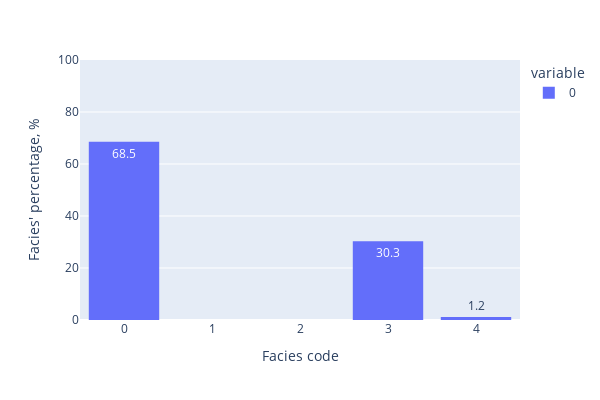
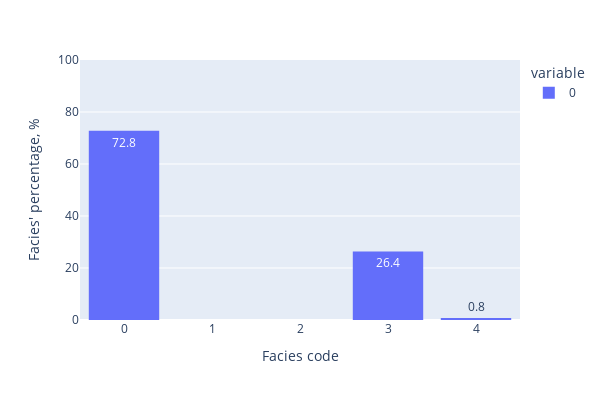

These figures' notebook cell, in order:
### Code cell
features=['relai_p', 'rms_p', 'domfreq_p', 'd2_p', 'relai_s', 'rms_s', 'domfreq_s', 'd2_s']
A = ML_classification(features, well_line='W0', resolution='high', facies='simple')
A.run_results()
A.statistics()

### Figure 1 — Plotly figure (JSON) as saved in the notebook; plotly's stock layout.template omitted (floating-point values rounded to 4 significant figures; data arrays with more than 128 entries replaced by an {"elided": "..."} marker saying what was removed)
{"data": [{"alignmentgroup": "True", "bingroup": "x", "histnorm": "percent", "hovertemplate": "variable=0<br>value=%{x}<br>percent=%{y}<extra></extra>", "legendgroup": "0", "marker": {"color": "#636efa", "pattern": {"shape": ""}}, "name": "0", "offsetgroup": "0", "orientation": "v", "showlegend": true, "texttemplate": "%{value:.1f}", "type": "histogram", "x": {"elided": "94051 int values"}, "xaxis": "x", "yaxis": "y"}], "layout": {"bargap": 0.2, "barmode": "relative", "height": 400, "legend": {"title": {"text": "variable"}, "tracegroupgap": 0}, "margin": {"t": 60}, "width": 600, "xaxis": {"anchor": "y", "domain": [0, 1], "title": {"text": "Facies code"}}, "yaxis": {"anchor": "x", "domain": [0, 1], "range": [0, 100], "title": {"text": "Facies' percentage, %"}}}}

### Figure 2 — Plotly figure (JSON) as saved in the notebook; plotly's stock layout.template omitted (floating-point values rounded to 4 significant figures; data arrays with more than 128 entries replaced by an {"elided": "..."} marker saying what was removed)
{"data": [{"alignmentgroup": "True", "bingroup": "x", "histnorm": "percent", "hovertemplate": "variable=0<br>value=%{x}<br>percent=%{y}<extra></extra>", "legendgroup": "0", "marker": {"color": "#636efa", "pattern": {"shape": ""}}, "name": "0", "offsetgroup": "0", "orientation": "v", "showlegend": true, "texttemplate": "%{value:.1f}", "type": "histogram", "x": {"elided": "1016 int values"}, "xaxis": "x", "yaxis": "y"}], "layout": {"bargap": 0.2, "barmode": "relative", "height": 400, "legend": {"title": {"text": "variable"}, "tracegroupgap": 0}, "margin": {"t": 60}, "width": 600, "xaxis": {"anchor": "y", "domain": [0, 1], "title": {"text": "Facies code"}}, "yaxis": {"anchor": "x", "domain": [0, 1], "range": [0, 100], "title": {"text": "Facies' percentage, %"}}}}
